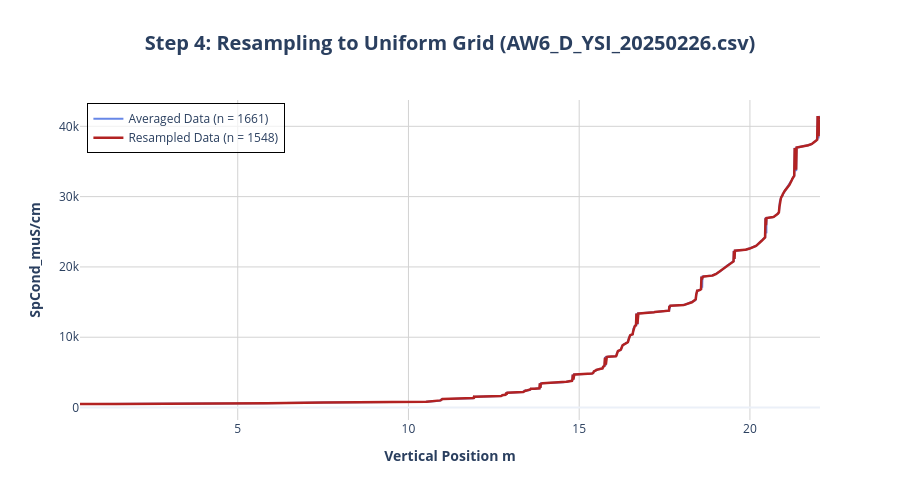

The notebook cell saved with this chart:
### Markdown cell above
## Step 4: Resample to Uniform Grid

The data is often recorded at irregular depth intervals. To standardize the profile, we resample it to a uniform grid using PCHIP interpolation. The spacing `dz` can be set manually or calculated automatically.

### Code cell
if 'df_averaged' in locals() and depth_col and cond_col:
    # Apply resampling
    df_resampled = resample_profile_uniform(
        df_averaged, 
        depth_col=depth_col, 
        value_col=cond_col, 
        dz_method='median' # Options: 'percentile95', 'median', 'mean', 'min'
    )

    # Plot the comparison
    plot_comparison(
        df_before=df_averaged, 
        df_after=df_resampled,
        name_before='Averaged Data',
        name_after='Resampled Data',
        depth_col=depth_col,
        cond_col=cond_col,
        title=f'Step 4: Resampling to Uniform Grid ({file_name})'
    )

### Figure 1 — Plotly figure (JSON) as saved in the notebook; plotly's stock layout.template omitted (floating-point values rounded to 4 significant figures; data arrays with more than 128 entries replaced by an {"elided": "..."} marker saying what was removed)
{"data": [{"line": {"color": "royalblue", "width": 2}, "mode": "lines", "name": "Averaged Data (n = 1661)", "opacity": 0.8, "type": "scatter", "x": {"elided": "1661 float values"}, "y": {"elided": "1661 float values"}}, {"line": {"color": "firebrick", "width": 2.5}, "mode": "lines", "name": "Resampled Data (n = 1548)", "type": "scatter", "x": {"elided": "1548 float values"}, "y": {"elided": "1548 float values"}}], "layout": {"height": 500, "legend": {"bgcolor": "rgba(255, 255, 255, 0.7)", "bordercolor": "black", "borderwidth": 1, "x": 0.01, "xanchor": "left", "y": 0.99, "yanchor": "top"}, "title": {"font": {"size": 20}, "text": "<b>Step 4: Resampling to Uniform Grid (AW6_D_YSI_20250226.csv)</b>", "x": 0.5}, "xaxis": {"gridcolor": "lightgrey", "title": {"text": "<b>Vertical Position m</b>"}}, "yaxis": {"gridcolor": "lightgrey", "title": {"text": "<b>SpCond_muS/cm</b>"}}}}
